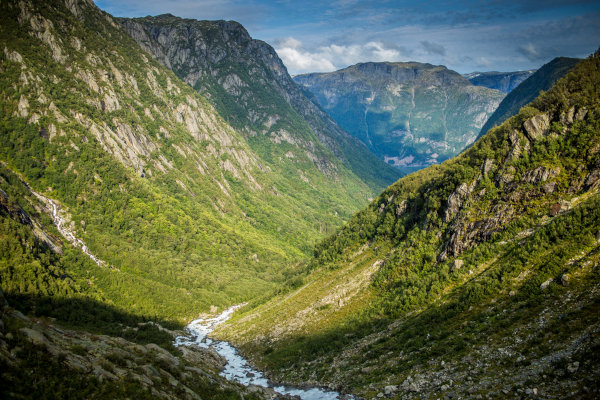
#> input picture img/paisagem-montanhas.jpg, 600 x 400 px, found by its file name
$ jupyter execute --allow-errors AVD2_LEONARDO.ipynb
#> lines starting #> are read from the running program, lines starting #| are printed output that depends on the picture; after the words box and inside, x2 and y2 are one past the last pixel; in counts of white or black regions, pixels touching at a corner belong together
[cell 1]
# Carregando o Pytesseract e o tesseract:

#Import das bibliotecas necessárias:
import numpy as np
import pandas as pd
import cv2
from google.colab.patches import cv2_imshow
from skimage import io
import matplotlib.pylab as plt
import scipy
import pytesseract
import shutil
import os
import random
try:
 from PIL import Image
except ImportError:
 import Image

Questão 1:
Desenvolva um código que lhe permita abrir uma imagem RGB ou BGR de sua preferência, utilizando a interface python do OpenCV. Logo depois, converta a imagem para escala de cinza e exiba as duas imagens lado a lado na tela. Documente as funções utilizadas no código

[cell 2]
# Carregar a imagem:
imagem = cv2.imread('/content/img/paisagem-montanhas.jpg')
#> imagem is the input picture: shape (400, 600, 3); mean B, G, R 72.7, 101.5, 91.9

# Redimencionando:
imagem = cv2.resize (imagem, (500,400))
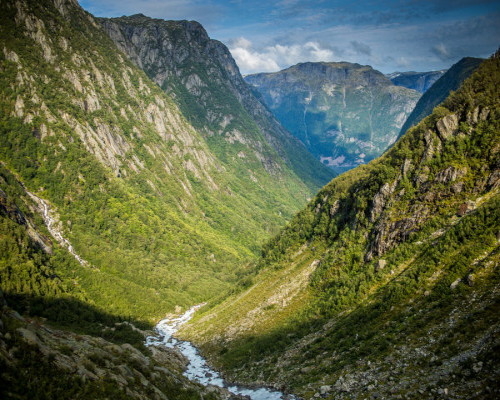
#> imagem: shape (400, 500, 3); mean B, G, R 72.8, 101.6, 92
# Colorindo:
imagem2 = cv2.cvtColor(imagem, cv2.COLOR_BGR2RGB)
# Concatenando as imagens:
imagem_final = cv2.hconcat((imagem, imagem2))
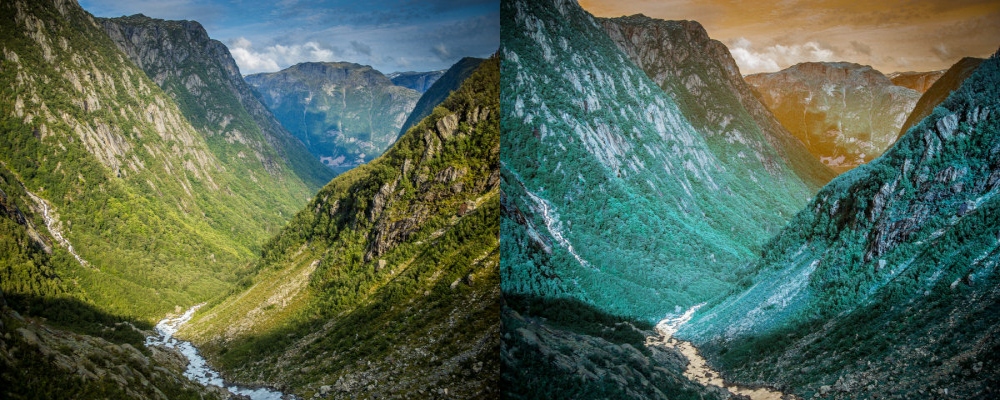
#> imagem_final: shape (400, 1000, 3); mean B, G, R 82.4, 101.6, 82.4
# Mostrando o resultado da imagem tratada:
cv2_imshow(imagem_final)
# Conversão para a escala de cinza:
image_PB = cv2.cvtColor(imagem2, cv2.COLOR_BGR2GRAY)
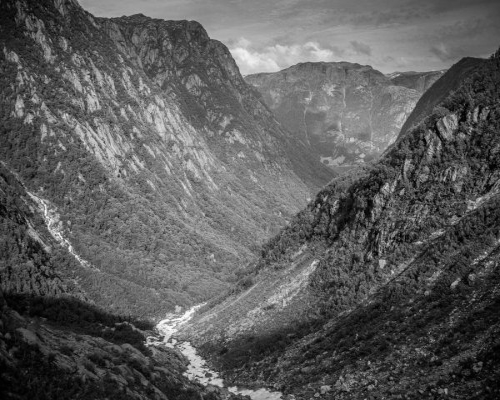
#> image_PB: shape (400, 500); min 0, max 254, mean 91.9
# Imagem em escala de cinza mostrada:
cv2_imshow(image_PB)

Questão 2:
Utilizando o código fonte das nossas aulas como base, carregue uma imagem contendo pelo menos uma face (pode ser a imagem carregada no item 1), depois carregue o modelo de detecção de faces utilizado nas nossas aulas anteriores. Construa um código de detecção de faces, encontre a caixa envolvente da face na imagem. Pinte o retângulo ao redor da(s) face(s) encontrada(s) e exiba a imagem pintada na tela. Documente as funções utilizadas no código.

[cell 3]
# Carregando código de detecção facial:
detector_facial = cv2.CascadeClassifier('/content/casc/cascade_frontalface.xml')

[cell 4]
# Carregando a imagem para a detecção facial:
image_face = cv2.imread('/content/img/faces.jpg')
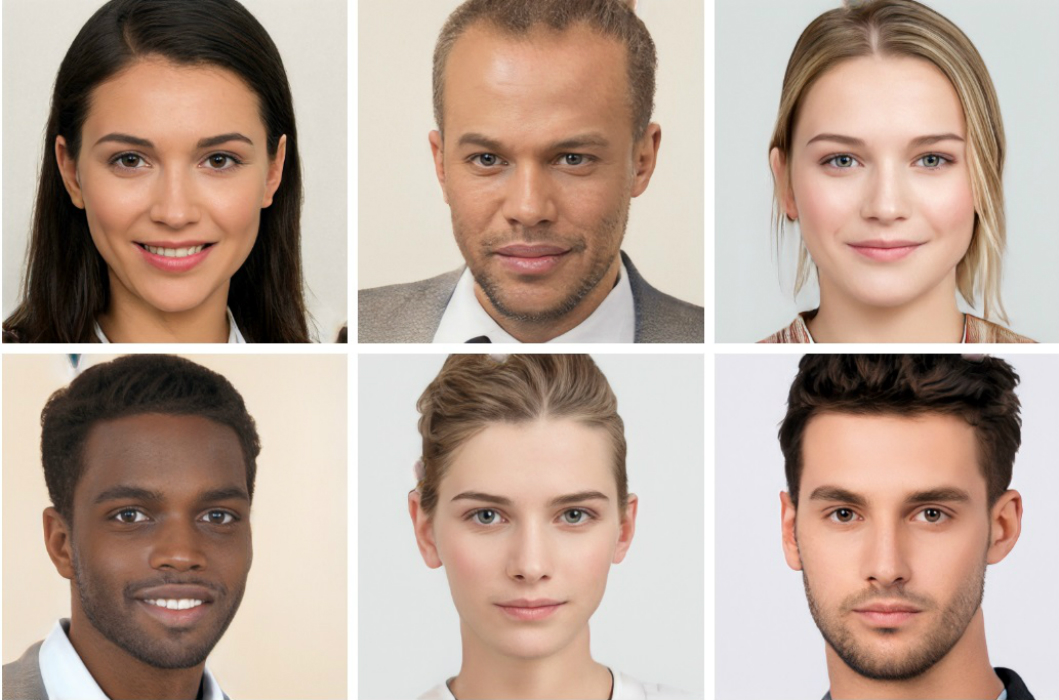
#> input picture img/faces.jpg, 1059 x 700 px, found by its file name
#> image_face is the input picture: shape (700, 1059, 3); mean B, G, R 150.3, 163.4, 184.7

# Conversão para escala de cinza:
image_gray = cv2.cvtColor(image_face, cv2.COLOR_BGR2GRAY)
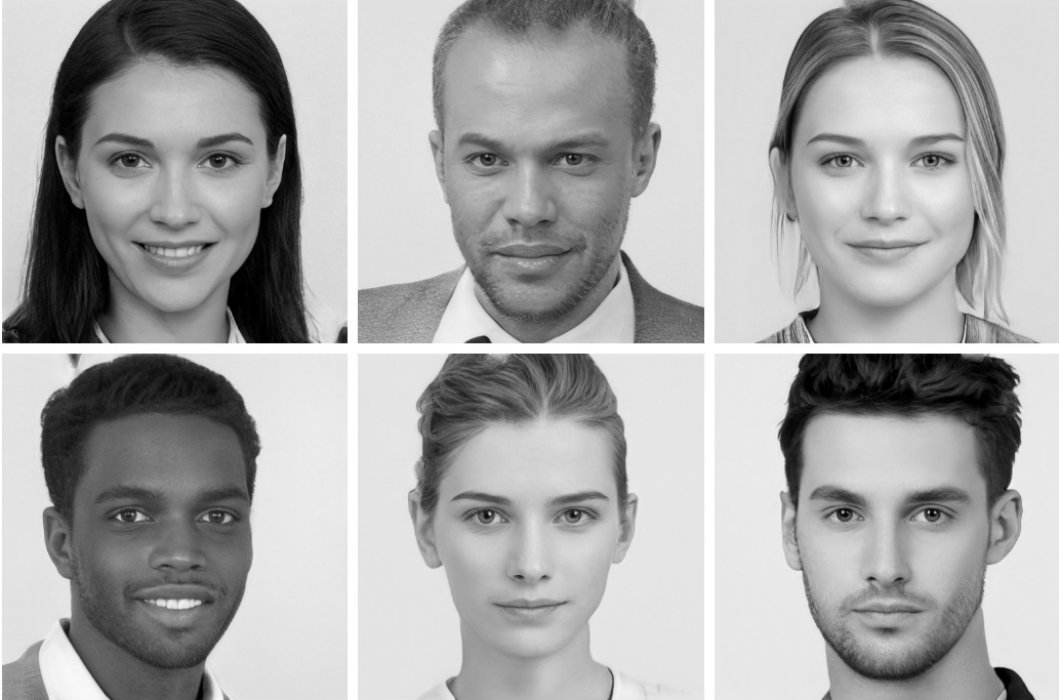
#> image_gray: shape (700, 1059); min 0, max 255, mean 168.3

# Passando parametros para o detector carregado:
detector = detector_facial.detectMultiScale(image_gray, scaleFactor=1.1, minNeighbors=3,
                                             minSize=(30,30), maxSize=(500,500))
#> detector = [[777, 74, 220, 220], [420, 433, 220, 220], [62, 72, 224, 224], [416, 73, 224, 224], [71, 432, 211, 211], [774, 426, 229, 229]]

# Código para a caixa de detecção de faces:
for (x, y, w, h) in detector:
  print(w, h)
  cv2.rectangle(image_face, (x, y), (x + w, y + h), (2,255,0), 2)
#> this loop made 6 passes
#| 220 220
#| 220 220
#| 224 224
#| 224 224
#| 211 211
#| 229 229
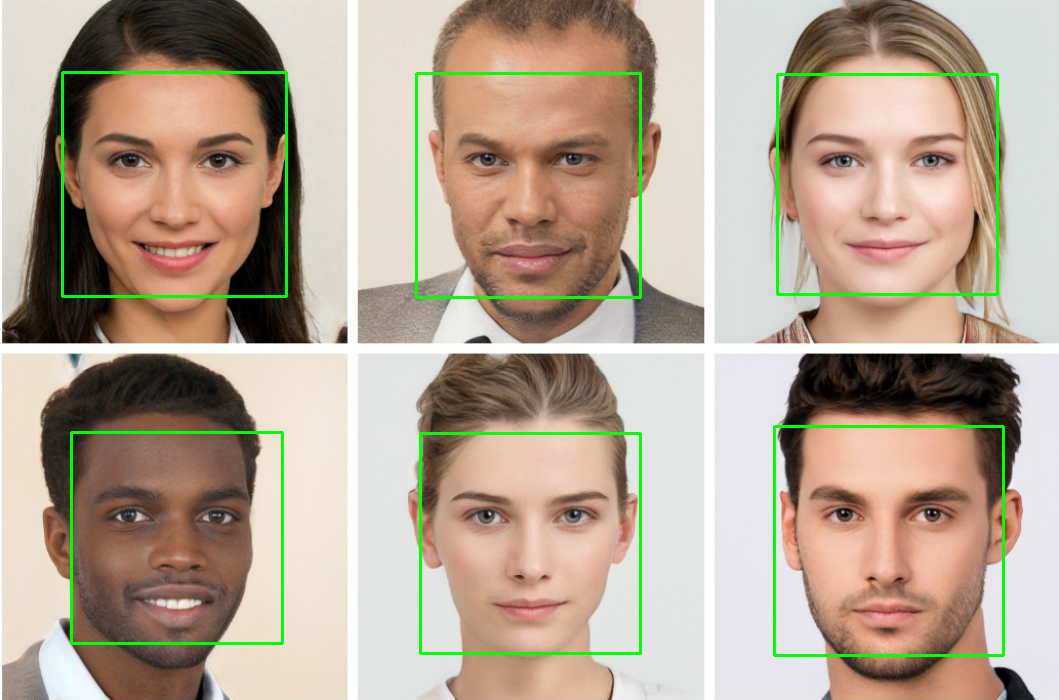
#> image_face: shape (700, 1059, 3); 2.15% of pixels changed, all inside (x1, y1, x2, y2) = (61, 71, 1005, 657)

# Exibindo a imagem final tratada:
cv2_imshow(image_face)
